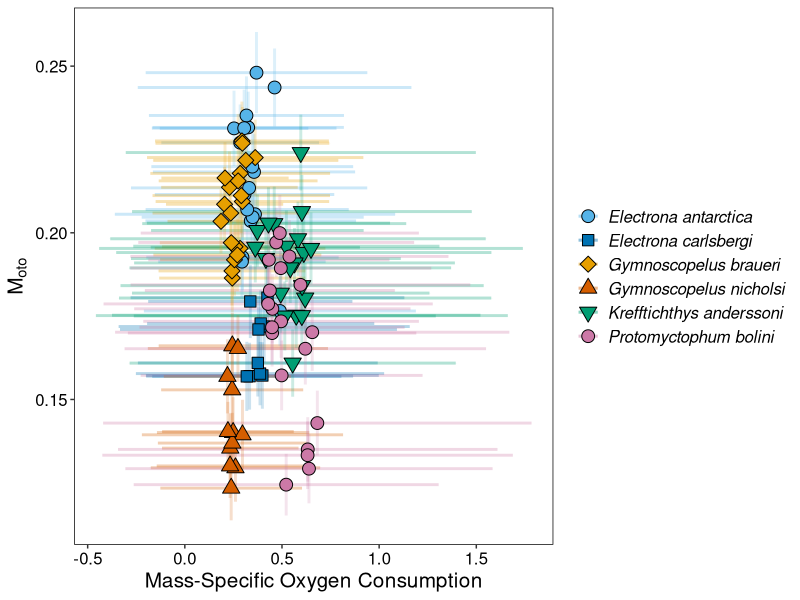

This figure's R source:
#### Graphs - Belcher RMR Estimates ####

library(tidyverse)

options(max.print=999999)

myct <- read.csv("Myctophids_M_Temp_Bel.csv")
glimpse(myct)

cbPalette <- c("#56B4E9", "#0072B2", "#E69F00", "#D55E00", "#009E73", "#CC79A7")

  plot1 <- ggplot(myct, aes(mean_Metabol, mean_M, sciname)) +
  scale_fill_manual(values = cbPalette) +
  scale_colour_manual(values = cbPalette) +
  geom_errorbarh(aes(xmin = mean_Metabol - sd_Metabol, # Horizontal
                     xmax = mean_Metabol + sd_Metabol, col = sciname), alpha = 0.3, lwd = 1) + # Colour error-bars according to species
  geom_errorbar(aes(ymin = mean_M - sd_M, # Vertical
                    ymax = mean_M + sd_M, col = sciname), alpha = 0.2, lwd = 1) +
  geom_point(aes(fill = sciname, shape = sciname), size = 4) + # Colour points according to species
  #geom_abline(intercept = 0.1859, slope = -0.0047, lwd = 1) +
  # Customise the theme
  scale_shape_manual(values = c(21, 22, 23, 24, 25, 21)) +
  xlab("Mass-Specific Oxygen Consumption") +
  ylab(expression("M" ["oto"])) +
  # Add error-bars using sd
  theme(panel.background = element_blank(), # Keep the background blank
        text = element_text(size = 15, family = "sans"),
        panel.border = element_rect(colour = "black", fill = NA),
        legend.title = element_blank(),
        legend.key=element_blank(),
        legend.text = element_text(face = "italic"),
        axis.text.x = element_text(colour = "black"),
        axis.text.y = element_text(colour = "black"))  # Print the minor gridlines
plot1
